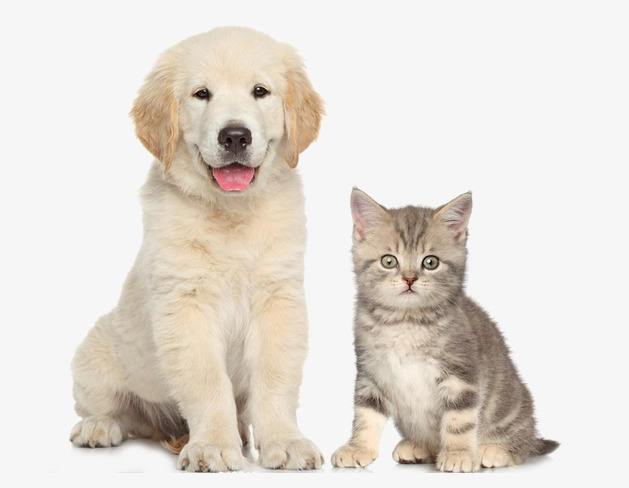
#> input picture python/ImageProcess/image/test.jpg, 629 x 488 px
$ python main_overlap.py
#> lines starting #> are read from the running program, lines starting #| are printed output that depends on the picture
import numpy as np
from PIL import Image

img = Image.open("../image/test.jpg").convert("L").resize((128,64)) # 64x128
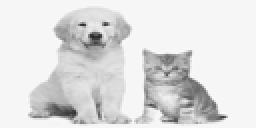
#> img: PIL image 128x64 L (shown 2 times larger); min 34, max 252, mean 222.2
img = np.asarray(img,np.float32)
#> img: shape (64, 128) float32
height,width = img.shape
#> height = 64; width = 128

# gamma image
# gamma = 0.5
# img = img**gamma


# [-1,0,1]梯度算子对原图像做卷积运算，得到x方向的梯度分量gradscalx
gradscalx = np.zeros([height,width],np.float32)
kenerl = np.asarray([-1,0,1],np.float32)
cur_j = 0
for i in range(height):
    for j in range(width):
        sum = 0
        for k in range(len(kenerl)):
            cur_j = j-len(kenerl)//2+k
            if cur_j <0 or cur_j >= width:
                piexl = 0
            else:
                piexl = img[i,cur_j]

            sum += piexl*kenerl[k]

        gradscalx[i,j] = sum
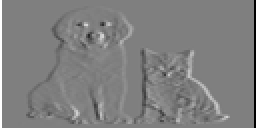
#> gradscalx: shape (64, 128) float32 (shown 2 times larger); min -246, max 246, mean 0; drawn with min black and max white

# 用[1,0,-1]^T梯度算子对原图像做卷积运算，得到y方向（竖直方向，以向上为正方向）的梯度分量gradscaly
gradscaly = np.zeros([height,width],np.float32)
kenerl = np.asarray([1,0,-1],np.float32)
cur_i = 0
for i in range(height):
    for j in range(width):
        sum = 0
        for k in range(len(kenerl)):
            cur_i = i-len(kenerl)//2+k
            if cur_i <0 or cur_i >= height:
                piexl = 0
            else:
                piexl = img[cur_i,j]

            sum += piexl*kenerl[k]

        gradscaly[i,j] = sum
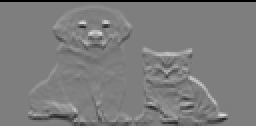
#> gradscaly: shape (64, 128) float32 (shown 2 times larger); min -246, max 249, mean 0; drawn with min black and max white


# 计算该像素点的梯度大小和方向
# gradscal = np.zeros([height,width],np.float32)
# gradscal_direct = np.zeros([height,width],np.float32)

gradscal = np.sqrt(gradscalx**2+gradscaly**2)
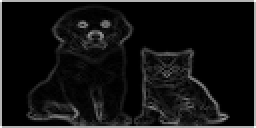
#> gradscal: shape (64, 128) float32 (shown 2 times larger); min 0, max 347.9, mean 27; drawn with min black and max white
gradscal_direct = np.arctan(gradscalx/(gradscaly+1e-3))
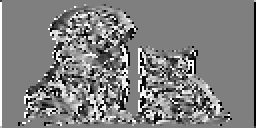
#> gradscal_direct: shape (64, 128) float32 (shown 2 times larger); min -1.57, max 1.57, mean 0.0112; drawn with min black and max white

# save
# Image.fromarray(np.clip(gradscal,0,255).astype(np.uint8)).save("gradscal.jpg")

# 将梯度方向360分成9个bin，则每个bin为40
# 行人检测的最佳参数设置是：3×3cell/block、6×6像素/cell、9个直方图通道。则一块的特征数为：3*3*9

# 对于64*128的图像而言，每16*16的像素组成一个cell，每2*2个cell组成一个块，因为每个cell有9个特征，
# 所以每个块内有2*2*9=36个特征，以8个像素为步长，那么，水平方向将有5个扫描窗口，垂直方向将有13个扫描窗口。
# 也就是说，64*128的图片，总共有36*5*13=2340个特征。

# overlap(有重叠)
"""
图像size: 64x128（像素）
每个cell: 16x16（像素）
每个block: 2x2 (cell)  即32x32（像素）
每个cell：9个特征（9个方向）

1.nonoverlap
以2×16=32个像素为步长
block数：(64//32,128//32)=(2,4)
features = np.zeros([2,4,2,2,9]) # 每个cell 统计9个方向

2.overlap
以1×16/2=8个像素为步长
block数计算：
x方向：0～32，8～40,16～48,24～56,32～64 （5个）
y方向：0～32，8～40,16～48,24～56,32～64，40～72,48～80,56～88,64～96,72～104,80～112,88～120,96～128 （13）

(64-32)//8+1=5
(128-32)//8+1=13
features = np.zeros([5,13,2,2,9]) # 每个cell 统计9个方向
"""
# 行人检测的最佳参数设置
# cell= (6,6)
# block =(3,3)
cell= (16,16)
block =(2,2)
num_bin = 9
radian_bin = 2*np.pi/num_bin # 弧度
strides = (cell[0]//2,cell[1]//2) # 步长
y_piexl =block[0]*cell[0]
x_piexl =block[1]*cell[1]

new_height = height//strides[0]*strides[0]
#> new_height = 64
new_width = width//strides[1]*strides[1]
#> new_width = 128

num_block = ((new_height-y_piexl)//strides[0]+1,(new_width-x_piexl)//strides[1]+1)
#> num_block = (5, 13)
features = np.zeros([num_block[0],num_block[1],block[0],block[1],num_bin])

try:
    for i in range(0,new_height-y_piexl+1,strides[0]):
        for j in range(0,new_width-x_piexl+1,strides[1]):
            # 第几个block
            block_i = i // strides[0]
            block_j = j // strides[1]

            for ci in range(i,i+y_piexl):
                for cj in range(j, j + x_piexl):
                    # 第几个cell
                    cell_i = (ci-i) // cell[0]
                    cell_j = (cj-j) // cell[1]
                    gradValue = gradscal_direct[ci, cj] if gradscal_direct[ci, cj] >= 0 else 2 * np.pi + gradscal_direct[ci, cj]
                    features[block_i,block_j,cell_i,cell_j,int(gradValue//radian_bin)]+=1
except Exception as e:
    print(e)

print(features.reshape(-1,block[0]*block[1]*num_bin))
#> (printed output is left out)
# print(features[-1,-1,...])
